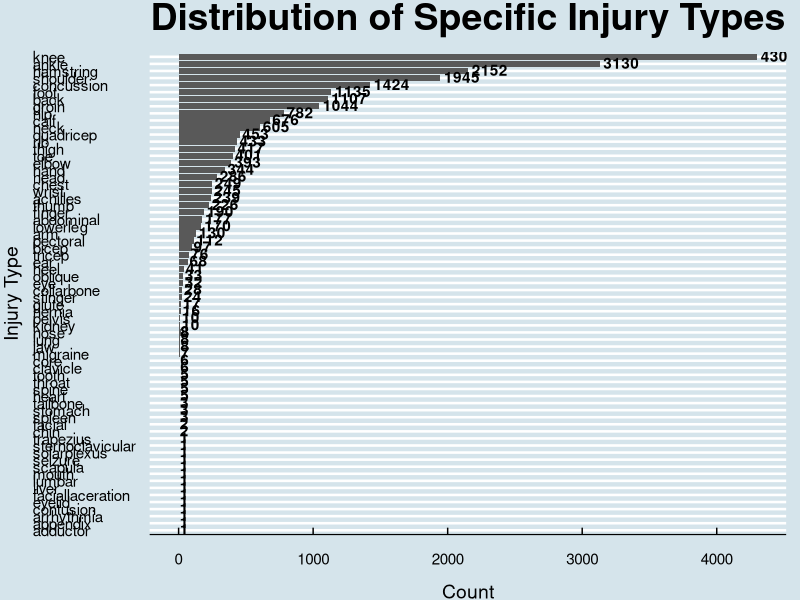

This chart was generated by the following R code:
## ---- chunk 1
library(dplyr)
library(stringr)
library(tidytext)
library(gsubfn)
library(ggplot2)
library(ggthemes)
## ---- chunk 2
injuries <- read.csv("../../Data/all_injuries_clean.csv")
## ---- chunk 3
head(injuries)
dim(injuries)
## ---- chunk 4
injuries <- injuries %>% mutate(injury_types = tolower(injury_types))
## ---- chunk 5
head(levels(as.factor(injuries$injury_types)))
## ---- chunk 6
# Head
concussion <- sum(str_detect(injuries$injury_types, pattern = "concussion"))
head <- sum(str_detect(injuries$injury_types, pattern = "head"))
neck <- sum(str_detect(injuries$injury_types, pattern = "neck"))
eye <- sum(str_detect(injuries$injury_types, pattern = "eye"))
ear <- sum(str_detect(injuries$injury_types, pattern = "ear"))
chin <- sum(str_detect(injuries$injury_types, pattern = "chin"))
migraine <- sum(str_detect(injuries$injury_types, pattern = "migraine|migraines"))
jaw <- sum(str_detect(injuries$injury_types, pattern = "jaw"))
nose <- sum(str_detect(injuries$injury_types, pattern = "nose"))
tooth <- sum(str_detect(injuries$injury_types, pattern = "tooth"))
stinger <- sum(str_detect(injuries$injury_types, pattern = "stinger"))
faciallaceration <- sum(str_detect(injuries$injury_types, pattern = "faciallaceration"))
eyelid <- sum(str_detect(injuries$injury_types, pattern = "eyelid"))
facial <- sum(str_detect(injuries$injury_types, pattern = "facial"))
mouth <- sum(str_detect(injuries$injury_types, pattern = "mouth"))
nose <- sum(str_detect(injuries$injury_types, pattern = "nose"))
throat <- sum(str_detect(injuries$injury_types, pattern = "throat"))
seizure <- sum(str_detect(injuries$injury_types, pattern = "seizure"))



individual_head <- c(concussion, head, neck, eye, ear, chin, migraine, jaw, nose, tooth, stinger, faciallaceration, eyelid, facial, mouth, nose, throat, seizure)
total_head <- concussion + head + neck + eye + ear + chin + migraine + jaw + nose + tooth + stinger + faciallaceration + eyelid + facial + mouth + nose + throat + seizure

total_head
individual_head


## ---- chunk 7
# Shoulder

shoulder <- sum(str_detect(injuries$injury_types, pattern = "shoulder|leftshoulder|jointshoulder|rightshoulder"))
clavicle <- sum(str_detect(injuries$injury_types, pattern = "clavicle"))
collarbone <- sum(str_detect(injuries$injury_types, pattern = "collarbone"))
scapula <- sum(str_detect(injuries$injury_types, pattern = "scapula"))
sternoclavicular <- sum(str_detect(injuries$injury_types, pattern = "sternoclavicular"))


individual_shoulder <- c(shoulder, clavicle, collarbone, scapula, sternoclavicular)
total_shoulder <- shoulder + clavicle + collarbone + scapula + sternoclavicular


total_shoulder
individual_shoulder
## ---- chunk 8
# Upper Torso

rib <- sum(str_detect(injuries$injury_types, pattern = "rib|ribs"))
back <- sum(str_detect(injuries$injury_types, pattern = "back"))
pectoral <- sum(str_detect(injuries$injury_types, pattern = "pectoral|pec"))
chest <- sum(str_detect(injuries$injury_types, pattern = "chest"))
oblique <- sum(str_detect(injuries$injury_types, pattern = "oblique"))
lumbar <- sum(str_detect(injuries$injury_types, pattern = "lumbar"))
core <- sum(str_detect(injuries$injury_types, pattern = "core"))
spine <- sum(str_detect(injuries$injury_types, pattern = "spine"))
trapezius <- sum(str_detect(injuries$injury_types, pattern = "trapezius"))
kidney <- sum(str_detect(injuries$injury_types, pattern = "kidney"))
lung <- sum(str_detect(injuries$injury_types, pattern = "lung"))
heart <- sum(str_detect(injuries$injury_types, pattern = "heart"))
abdominal <- sum(str_detect(injuries$injury_types, pattern = "abdomen|abdominal"))
solarplexus <- sum(str_detect(injuries$injury_types, pattern = "solarplexus"))
spleen <- sum(str_detect(injuries$injury_types, pattern = "spleen"))
hernia <- sum(str_detect(injuries$injury_types, pattern = "hernia"))
arrhythmia <- sum(str_detect(injuries$injury_types, pattern = "arrhythmia"))
liver <- sum(str_detect(injuries$injury_types, pattern = "liver"))
stomach <- sum(str_detect(injuries$injury_types, pattern = "stomach"))
appendix <- sum(str_detect(injuries$injury_types, pattern = "appendix"))


total_uppertorso <- rib + back + pectoral + chest + oblique + lumbar + core + spine + trapezius + kidney + lung + heart + abdominal + solarplexus + spleen + hernia + arrhythmia + liver + stomach + appendix
individual_uppertorso <- c(rib, back, pectoral, chest, oblique, lumbar, core, spine, trapezius, kidney, lung, heart, abdominal, solarplexus, spleen, hernia, arrhythmia, liver, stomach, appendix)

total_uppertorso
individual_uppertorso
## ---- chunk 9
# Lower Torso

glute <- sum(str_detect(injuries$injury_types, pattern = "glute|buttocks"))
hip <- sum(str_detect(injuries$injury_types, pattern = "hip|righthip|lefthip"))
pelvis <- sum(str_detect(injuries$injury_types, pattern = "pelvis"))
tailbone <- sum(str_detect(injuries$injury_types, pattern = "tailbone"))


total_lowertorso <- glute + hip + pelvis + tailbone
individual_lowertorso <- c(glute, hip, pelvis, tailbone)

total_lowertorso
individual_lowertorso
## ---- chunk 10
# Arm

arm <- sum(str_detect(injuries$injury_types, pattern = "arm|forearm|rightupperarm"))
elbow <- sum(str_detect(injuries$injury_types, pattern = "elbow|rightelbow|leftelbow"))
tricep <- sum(str_detect(injuries$injury_types, pattern = "tricep|triceps"))
bicep <- sum(str_detect(injuries$injury_types, pattern = "bicep|biceps"))



total_arm <- arm + elbow + tricep + bicep
individual_arm <- c(arm, elbow, tricep, bicep)

total_arm
individual_arm

## ---- chunk 11
# Hand

hand <- sum(str_detect(injuries$injury_types, pattern = "righthand|lefthand|hand"))
thumb <- sum(str_detect(injuries$injury_types, pattern = "thumb|rightthumb|leftthumb"))
finger <- sum(str_detect(injuries$injury_types, pattern = "finger|rightfinger|leftfinger"))
wrist <- sum(str_detect(injuries$injury_types, pattern = "wrist|rightwrist|leftwrist"))

total_hand <- hand + thumb + finger + wrist
individual_hand <- c(hand, thumb, finger, wrist)

total_hand
individual_hand
## ---- chunk 12
# Leg

hamstring <- sum(str_detect(injuries$injury_types, pattern = "hamstring|righthamstring|lefthamstring"))
knee <- sum(str_detect(injuries$injury_types, pattern = "knee|rightknee|leftknee|acl|mcl|meniscus|bothknees"))
thigh <- sum(str_detect(injuries$injury_types, pattern = "thigh|rightthigh|leftthigh"))
calf <- sum(str_detect(injuries$injury_types, pattern = "calf|leftcalf|rightcalf"))
quadricep <- sum(str_detect(injuries$injury_types, pattern = "quadricep|leftquadricep|rightquadricep|quad"))
groin <- sum(str_detect(injuries$injury_types, pattern = "groin|rightgroin|leftgroin"))
lowerleg <- sum(str_detect(injuries$injury_types, pattern = "tibia|fibula|lowerleg|shin|rightshin|leftshin"))
adductor <- sum(str_detect(injuries$injury_types, pattern = "adductor"))
contusion <- sum(str_detect(injuries$injury_types, pattern = "contusion"))



total_leg <- hamstring + knee + thigh + calf + quadricep + groin + lowerleg + adductor + contusion
individual_leg <- c(hamstring, knee, thigh, calf, quadricep, groin, lowerleg, adductor, contusion)

total_leg
individual_leg
## ---- chunk 13
# Foot

foot <- sum(str_detect(injuries$injury_types, pattern = "foot|rightfoot|leftfoot"))
ankle <- sum(str_detect(injuries$injury_types, pattern = "ankle|rightankle|leftankle"))
achilles <- sum(str_detect(injuries$injury_types, pattern = "achilles"))
toe <- sum(str_detect(injuries$injury_types, pattern = "toe|toes"))
heel <- sum(str_detect(injuries$injury_types, pattern = "heel"))

total_foot <- foot + ankle + achilles + toe + heel
individual_foot <- c(foot, ankle, achilles, toe, heel)


total_foot
individual_foot
## ---- chunk 14
injurytype <- c("concussion", "head", "neck", "eye", 'ear', 'chin', 'migraine', 'jaw', 'nose', 'tooth', "stinger", "faciallaceration", "eyelid", "facial", "mouth", "nose", "throat", "seizure",
                "shoulder", "clavicle", "collarbone", "scapula", "sternoclavicular",
                'rib', 'back', 'pectoral', 'chest', 'oblique', 'lumbar', "core", "spine", 'trapezius', 'kidney', 'lung', 'heart', 'abdominal', 'solarplexus', 'spleen', 'hernia', "arrhythmia", "liver", "stomach", "appendix",
                'glute', 'hip', 'pelvis', "tailbone",
                'arm', 'elbow', 'tricep', "bicep",
                'hand', 'thumb', 'finger', 'wrist',
                'hamstring', 'knee', 'thigh', 'calf', 'quadricep',  'groin', 'lowerleg', 'adductor', "contusion",
                'foot', 'ankle', 'achilles', 'toe', 'heel')

count <- c(concussion, head, neck, eye, ear, chin, migraine, jaw, nose, tooth, stinger, faciallaceration, eyelid, facial, mouth, nose, throat, seizure, 
           shoulder, clavicle, collarbone, scapula, sternoclavicular,
           rib, back, pectoral, chest, oblique, lumbar, core, spine, trapezius, kidney, lung, heart, abdominal, solarplexus, spleen, hernia, arrhythmia, liver, stomach, appendix,
           glute, hip, pelvis, tailbone,
           arm, elbow, tricep, bicep,
           hand, thumb, finger, wrist,
           hamstring, knee, thigh, calf, quadricep, groin, lowerleg, adductor, contusion,
           foot, ankle, achilles, toe, heel)

bodypart <- c(rep("Head", length(individual_head)), 
              rep("Shoulder", length(individual_shoulder)), 
              rep("Upper Torso", length(individual_uppertorso)),
              rep("Lower Torso", length(individual_lowertorso)),
              rep("Arm", length(individual_arm)),
              rep("Hand", length(individual_hand)),
              rep("Leg", length(individual_leg)),
              rep("Foot", length(individual_foot))
              )

injury_count <- data.frame(injurytype, count, bodypart)

injury_count %>% arrange(desc(count))

## ---- chunk 15
injury_count %>%
  mutate(injurytype = reorder_within(injurytype,count, bodypart)) %>%
  ggplot(aes(y=injurytype, x=count)) +
  geom_col()+
  scale_y_reordered() +
  geom_text(aes(label = count), position = position_dodge(width = 0.9), vjust = .4, hjust = -.1, fontface = 'bold') +
  xlab("Count") +
  ylab("Injury Type") + 
  ggtitle("Distribution of Specific Injury Types") +
  theme_economist() +
  theme(
    axis.title.x = element_text(size = 14, vjust = -3),
    axis.title.y = element_text(size = 14, vjust = 3),
    title = element_text(size = 18),
    plot.title = element_text(hjust = 0.5, vjust = 2.5)
  )
